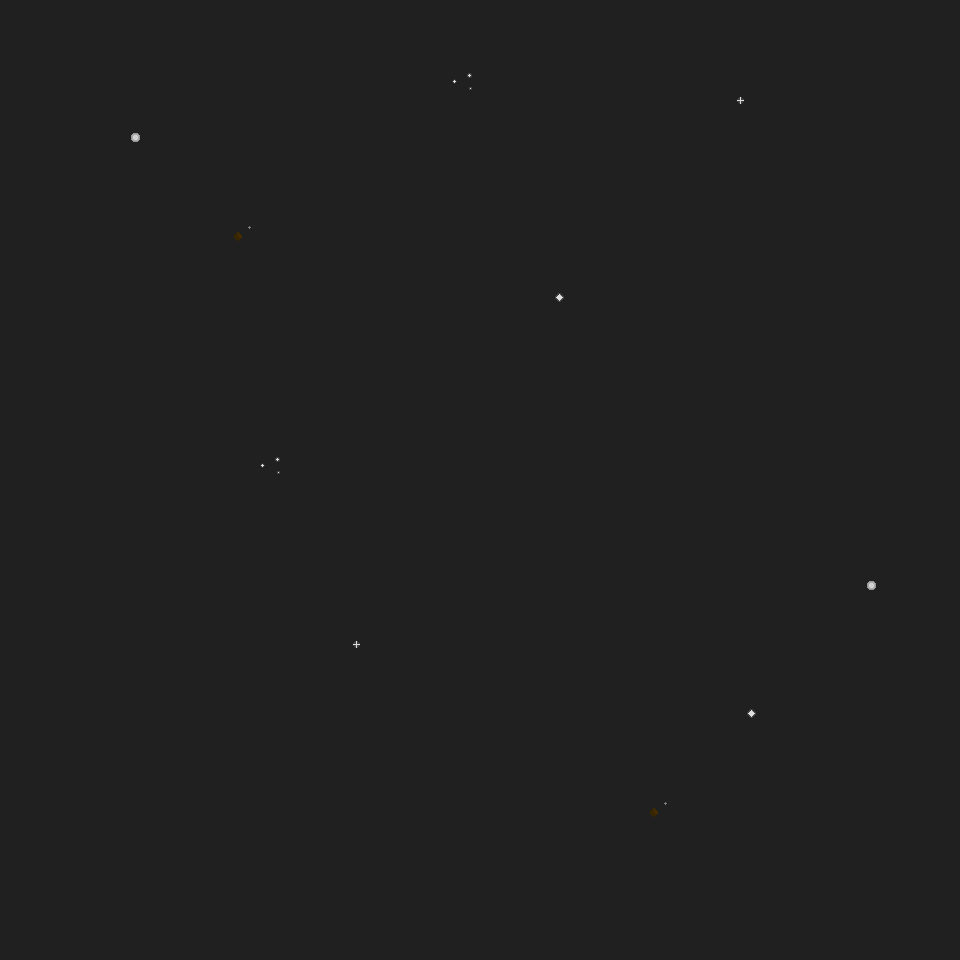

This is a level from a 2D game, rendered from its Tiled map with the project's own tilesets. A one-line summary and the complete map file follow:
An orthogonal 30x30 tile map with 32x32 px tiles, 1 tile layer (Kachelebene 1) and 1 object (PlayerSpawn).

<map version="1.2" tiledversion="1.3.1" orientation="orthogonal" renderorder="right-down" compressionlevel="-1" width="30" height="30" tilewidth="32" tileheight="32" infinite="0" nextlayerid="3" nextobjectid="2">
 <tileset firstgid="1" source="Tileset.tsx" />
 <layer id="1" name="Kachelebene 1" width="30" height="30">
  <data encoding="csv">
15,15,15,15,15,15,15,15,15,15,15,15,15,15,15,15,15,15,15,15,15,15,15,15,15,15,15,15,15,15,
15,15,15,15,15,15,15,15,15,15,15,15,15,15,15,15,15,15,15,15,15,15,15,15,15,15,15,15,15,15,
15,15,15,15,15,15,15,15,15,15,15,15,15,15,5,15,15,15,15,15,15,15,15,15,15,15,15,15,15,15,
15,15,15,15,15,15,15,15,15,15,15,15,15,15,15,15,15,15,15,15,15,15,15,1,15,15,15,15,15,15,
15,15,15,15,16,15,15,15,15,15,15,15,15,15,15,15,15,15,15,15,15,15,15,15,15,15,15,15,15,15,
15,15,15,15,15,15,15,15,15,15,15,15,15,15,15,15,15,15,15,15,15,15,15,15,15,15,15,15,15,15,
15,15,15,15,15,15,15,15,15,15,15,15,15,15,15,15,15,15,15,15,15,15,15,15,15,15,15,15,15,15,
15,15,15,15,15,15,15,14,15,15,15,15,15,15,15,15,15,15,15,15,15,15,15,15,15,15,15,15,15,15,
15,15,15,15,15,15,15,15,15,15,15,15,15,15,15,15,15,15,15,15,15,15,15,15,15,15,15,15,15,15,
15,15,15,15,15,15,15,15,15,15,15,15,15,15,15,15,15,10,15,15,15,15,15,15,15,15,15,15,15,15,
15,15,15,15,15,15,15,15,15,15,15,15,15,15,15,15,15,15,15,15,15,15,15,15,15,15,15,15,15,15,
15,15,15,15,15,15,15,15,15,15,15,15,15,15,15,15,15,15,15,15,15,15,15,15,15,15,15,15,15,15,
15,15,15,15,15,15,15,15,15,15,15,15,15,15,15,15,15,15,15,15,15,15,15,15,15,15,15,15,15,15,
15,15,15,15,15,15,15,15,15,15,15,15,15,15,15,15,15,15,15,15,15,15,15,15,15,15,15,15,15,15,
15,15,15,15,15,15,15,15,5,15,15,15,15,15,15,15,15,15,15,15,15,15,15,15,15,15,15,15,15,15,
15,15,15,15,15,15,15,15,15,15,15,15,15,15,15,15,15,15,15,15,15,15,15,15,15,15,15,15,15,15,
15,15,15,15,15,15,15,15,15,15,15,15,15,15,15,15,15,15,15,15,15,15,15,15,15,15,15,15,15,15,
15,15,15,15,15,15,15,15,15,15,15,15,15,15,15,15,15,15,15,15,15,15,15,15,15,15,15,15,15,15,
15,15,15,15,15,15,15,15,15,15,15,15,15,15,15,15,15,15,15,15,15,15,15,15,15,15,15,16,15,15,
15,15,15,15,15,15,15,15,15,15,15,15,15,15,15,15,15,15,15,15,15,15,15,15,15,15,15,15,15,15,
15,15,15,15,15,15,15,15,15,15,15,1,15,15,15,15,15,15,15,15,15,15,15,15,15,15,15,15,15,15,
15,15,15,15,15,15,15,15,15,15,15,15,15,15,15,15,15,15,15,15,15,15,15,15,15,15,15,15,15,15,
15,15,15,15,15,15,15,15,15,15,15,15,15,15,15,15,15,15,15,15,15,15,15,10,15,15,15,15,15,15,
15,15,15,15,15,15,15,15,15,15,15,15,15,15,15,15,15,15,15,15,15,15,15,15,15,15,15,15,15,15,
15,15,15,15,15,15,15,15,15,15,15,15,15,15,15,15,15,15,15,15,15,15,15,15,15,15,15,15,15,15,
15,15,15,15,15,15,15,15,15,15,15,15,15,15,15,15,15,15,15,15,14,15,15,15,15,15,15,15,15,15,
15,15,15,15,15,15,15,15,15,15,15,15,15,15,15,15,15,15,15,15,15,15,15,15,15,15,15,15,15,15,
15,15,15,15,15,15,15,15,15,15,15,15,15,15,15,15,15,15,15,15,15,15,15,15,15,15,15,15,15,15,
15,15,15,15,15,15,15,15,15,15,15,15,15,15,15,15,15,15,15,15,15,15,15,15,15,15,15,15,15,15,
15,15,15,15,15,15,15,15,15,15,15,15,15,15,15,15,15,15,15,15,15,15,15,15,15,15,15,15,15,15
</data>
 </layer>
 <objectgroup id="2" name="Objektebene 1">
  <object id="1" name="PlayerSpawn" x="464.374" y="215.056">
   <point />
  </object>
 </objectgroup>
</map>
